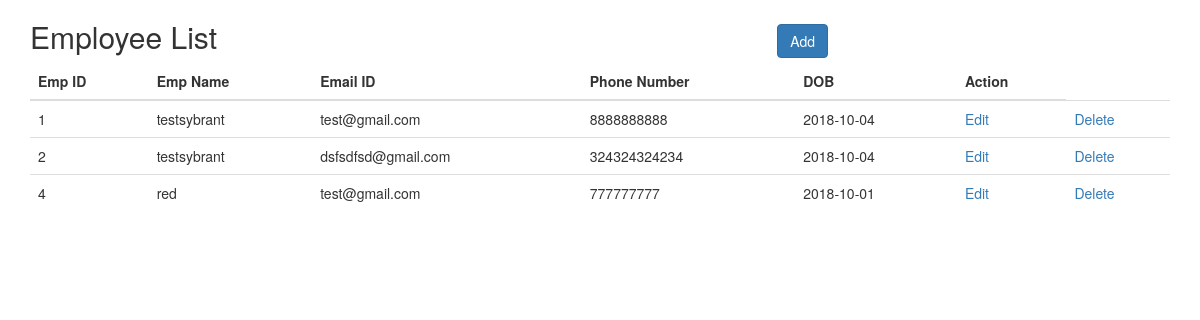
The page / on the database its author committed.
### tables this page shows
CREATE TABLE `employee` (
  `empid` int(11) NOT NULL,
  `empname` varchar(255) NOT NULL,
  `emailid` varchar(255) NOT NULL,
  `phone` bigint(20) NOT NULL,
  `dob` date NOT NULL,
  `is_deleted` enum('0','1') NOT NULL,
  `createddate` datetime NOT NULL,
  `updateddate` datetime NOT NULL
);

### application/controllers/Employee.php (called while the page is built, shortened)
<?php
class Employee extends CI_Controller {
	public function index()
	{
		$this->load->model('Employee_Model');
		$responseData['data'] = $this->Employee_Model->allEmployee();
		$this->load->view('list', $responseData);
	}
}

### index.php (called while the page is built, shortened)
<?php
require_once BASEPATH.'core/CodeIgniter.php';

### application/models/Employee_Model.php (called while the page is built, shortened)
<?php
class Employee_Model extends CI_Model{
	public function allEmployee() {
		 	$this->db->select('*');
            $this->db->from('employee');
            $where = "( is_deleted = '0')";
            $this->db->where($where);
            $result = $this->db->get();
            if( $result->num_rows() != 0 )
				{
					$result = $result->result();
					return $result;
				}
	}
}

### application/views/list.php (the view, shortened to what this page needs)
<!DOCTYPE html>
<html>
    <head>
        <link href="<?php echo base_url('assets/css/bootstrap.min.css'); ?>" rel="stylesheet" type="text/css" />
        <link rel="stylesheet" href="<?php echo base_url('assets/css/font-awesome.min.css'); ?>" />
        <link rel="stylesheet" href="<?php echo base_url('assets/css/ionicons.min.css'); ?>" />
        <link href="<?php echo base_url('assets/css/style.css'); ?>" rel="stylesheet" type="text/css" />
    </head>
    <body>
    <div class="container">
    <button type="button" class="btn btn-primary addbutton">Add</button>
     <h2>Employee List</h2>
    <table class="table">
    	<thead>
      <tr>
        <th>Emp ID</th>
        <th>Emp Name</th>
        <th>Email ID</th>
        <th>Phone Number</th>
        <th>DOB</th>
        <th>Action</th>
      </tr>
    </thead>
    <tbody>
    	<?php
    	foreach ($data as $value) {?>
    	<tr>
    	<td><?php echo  $value->empid; ?> </td>
    	<td><?php echo  $value->empname;  ?></td>
    	<td><?php echo  $value->emailid; ?></td>
    	<td><?php echo  $value->phone; ?> </td>
    	<td><?php echo  $value->dob; ?> </td>
    	<td><a class="edit" data-id="<?php echo  $value->empid; ?>" href="javascript:;">Edit</a></td>
        <td><a class="delete" data-id="<?php echo  $value->empid; ?>" href="javascript:;">Delete</a></td>
    	<?php } ?>
    </tbody>
    </table>
    </div>
</body>
    </html>

### assets/css/style.css (style rules this page uses)
.addbutton { position: absolute; right: 372px;top: 24px; }

### rows shown on the page
employee: empid "1", empname "testsybrant", emailid "test@gmail.com", phone "8888888888", dob "2018-10-04"
employee: empid "2", empname "testsybrant", emailid "dsfsdfsd@gmail.com", phone "324324324234", dob "2018-10-04"
employee: empid "4", empname "red", emailid "test@gmail.com", phone "777777777", dob "2018-10-01"
